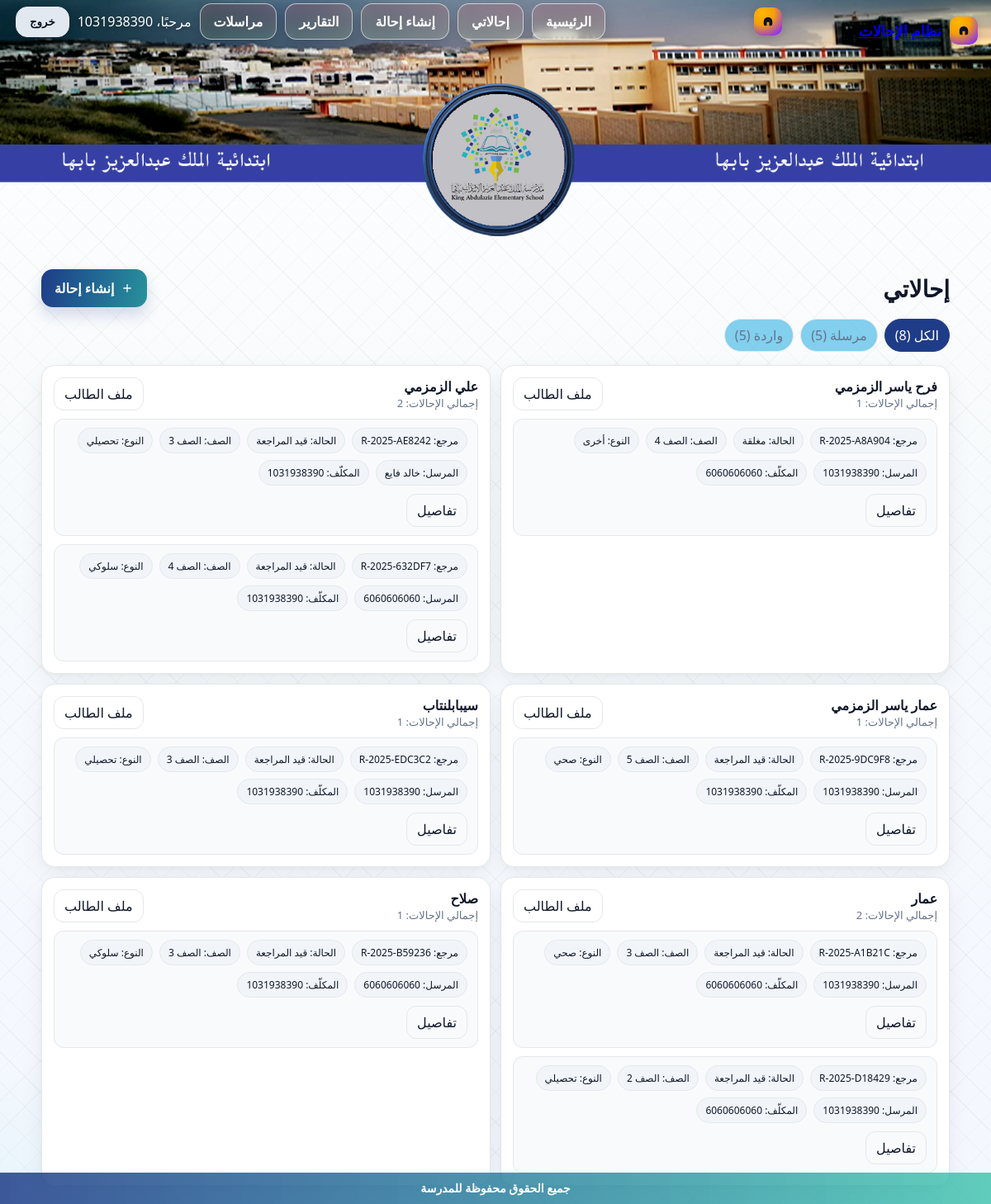
/referrals/ (signed in), run on the app's committed database.
### referrals/models.py (models this page shows, shortened)
class Referral(models.Model):
    STATUS_CHOICES = [
        ("NEW", "جديدة"),
        ("UNDER_REVIEW", "قيد المراجعة"),
        ("SENT_TO_DEPUTY", "محالة لوكيل"),
        ("CLOSED", "مغلقة"),
    ]
    TYPE_CHOICES = [
        ("behavior", "سلوكي"),
        ("academic", "تحصيلي"),
        ("health", "صحي"),
        ("other", "أخرى"),
    ]
    GRADE_CHOICES = [(str(i), f"الصف {i}") for i in range(1, 13)]
    reference = models.CharField(max_length=20, default=generate_reference, unique=True, editable=False)
    student_name = models.CharField(max_length=120)
    student_key = models.CharField("معرّف الطالب", max_length=180, blank=True, db_index=True)
    grade = models.CharField(max_length=2, choices=GRADE_CHOICES)
    referral_type = models.CharField(max_length=20, choices=TYPE_CHOICES)
    details = models.TextField()
    status = models.CharField(max_length=20, choices=STATUS_CHOICES, default="NEW")
    created_by = models.ForeignKey(User, on_delete=models.CASCADE, related_name="created_referrals")
    assignee = models.ForeignKey(User, on_delete=models.SET_NULL, null=True, blank=True, related_name="assigned_referrals")
    created_at = models.DateTimeField(auto_now_add=True)
    updated_at = models.DateTimeField(auto_now=True)

### referrals/views.py (the view)
# urls.py: path("", views.list_referrals, name="index"),
@login_required
def list_referrals(request: HttpRequest):
    scope = request.GET.get("scope", "all")
    sent_qs = Referral.objects.filter(created_by=request.user)
    inbox_qs = Referral.objects.filter(assignee=request.user)
    if scope == "sent":
        items_qs = sent_qs
    elif scope == "inbox":
        items_qs = inbox_qs
    else:
        items_qs = Referral.objects.filter(Q(created_by=request.user) | Q(assignee=request.user))
    items_qs = items_qs.select_related("created_by", "assignee").order_by("-created_at")
    items = list(items_qs)
    for r in items: _ensure_student_key(r)
    groups_map = {}
    for r in items:
        key = getattr(r, "student_key", "") or f"ref-{r.pk}"
        g = groups_map.get(key)
        if not g:
            g = {"key": getattr(r, "student_key", "") or "", "student_name": r.student_name, "latest": r.created_at, "referrals": []}
            groups_map[key] = g
        g["referrals"].append(r)
        if r.created_at > g["latest"]: g["latest"] = r.created_at
        if r.created_at >= g["latest"]: g["student_name"] = r.student_name
    groups = sorted(groups_map.values(), key=lambda x: x["latest"], reverse=True)
    counts = {"all": Referral.objects.filter(Q(created_by=request.user) | Q(assignee=request.user)).count(),
              "sent": sent_qs.count(), "inbox": inbox_qs.count()}
    return render(request, "referrals/index.html", {"items": items, "groups": groups, "counts": counts, "scope": scope})

### referrals/views.py (called while the page is built)
def _ensure_student_key(ref: Referral):
    try:
        has_key_field = hasattr(ref, "student_key")
    except Exception:
        has_key_field = False
    if not has_key_field:
        return
    try:
        if getattr(ref, "student_key", ""):
            return
        civil = (getattr(ref, "student_civil_id", None) or "")[:64]
        new_key = make_student_key(getattr(ref, "student_name", ""), civil)
        if new_key:
            ref.student_key = new_key
            ref.save(update_fields=["student_key"])
    except Exception:
        pass

### templates/referrals/index.html (shortened to what this page needs)
{% load static %}
<!doctype html>
<html lang="ar" dir="rtl">
<head>
</head>
<body>
  {% include 'header.html' %}
  <div class="wrap">
    <div class="head">
      <h1>إحالاتي</h1>
      <a class="btn btn-primary" href="/referrals/new/">
        <svg width="16" height="16" viewBox="0 0 24 24" aria-hidden="true"><path fill="currentColor" d="M11 11V5h2v6h6v2h-6v6h-2v-6H5v-2z"/></svg>
        إنشاء إحالة
      </a>
    </div>
    <div class="tabs" role="tablist" aria-label="تصفية الإحالات">
      <a class="tab {% if scope == 'all' %}active{% endif %}" href="?scope=all">الكل ({{ counts.all }})</a>
      <a class="tab {% if scope == 'sent' %}active{% endif %}" href="?scope=sent">مرسلة ({{ counts.sent }})</a>
      <a class="tab {% if scope == 'inbox' %}active{% endif %}" href="?scope=inbox">واردة ({{ counts.inbox }})</a>
    </div>
    <div class="grid">
      {% for g in groups %}
        <div class="card">
          <div class="row">
            <div>
              <strong style="font-size:16px">{{ g.student_name }}</strong>
              <div class="muted">إجمالي الإحالات: {{ g.referrals|length }}</div>
            </div>
            <div class="row" style="gap:8px">
              {% if g.key %}
                <a class="btn-ghost" href="{% url 'referrals:student_file' g.key %}">ملف الطالب</a>
              {% endif %}
            </div>
          </div>
          <div class="refs">
            {% for r in g.referrals %}
              <div class="ref-row">
                <div class="ref-meta">
                  <span class="pill">مرجع: {{ r.reference }}</span>
                  <span class="pill">الحالة: {{ r.get_status_display }}</span>
                  <span class="pill">الصف: {{ r.get_grade_display }}</span>
                  <span class="pill">النوع: {{ r.get_referral_type_display }}</span>
                  <span class="pill">المرسل: {{ r.created_by.username }}</span>
                  {% if r.assignee %}<span class="pill">المكلّف: {{ r.assignee.username }}</span>{% endif %}
                </div>
                <a class="btn-ghost" href="{% url 'referrals:detail' r.pk %}">تفاصيل</a>
              </div>
            {% endfor %}
          </div>
        </div>
      {% empty %}
        <div class="empty">لا توجد إحالات لعرضها حالياً.</div>
      {% endfor %}
    </div>
  </div>
  {% include 'footer.html' %}
</body>
</html>

### templates/header.html (shortened to what this page needs)
<nav class="hdr-nav" role="navigation" aria-label="الشريط العلوي">
  <div class="hdr-banner">
    <div class="hdr-top">
      <a class="hdr-brand" href="/" aria-label="الرئيسية">
        <span class="hdr-logo" aria-hidden="true">
          <svg viewBox="0 0 24 24"><path d="M5 12a7 7 0 1 1 14 0v4a3 3 0 0 1-3 3h-1a1 1 0 0 1-1-1v-5h-4v5a1 1 0 0 1-1 1H8a3 3 0 0 1-3-3v-4z"/></svg>
        </span>
        <span class="hdr-title">نظام الإحالات</span>
      </a>
    </div>
    <div class="hdr-actions">
      <div class="hdr-actions-wrap">
        <a class="hdr-brand" href="/" aria-label="الرئيسية" style="text-decoration:none">
          <span class="hdr-logo" aria-hidden="true">
            <svg viewBox="0 0 24 24"><path d="M5 12a7 7 0 1 1 14 0v4a3 3 0 0 1-3 3h-1a1 1 0 0 1-1-1v-5h-4v5a1 1 0 0 1-1 1H8a3 3 0 0 1-3-3v-4z"/></svg>
          </span>
        </a>
        <div class="hdr-links">
          <a class="hdr-link" href="/">الرئيسية</a>
          <a class="hdr-link" href="/referrals/">إحالاتي</a>
          <a class="hdr-link" href="/referrals/new/">إنشاء إحالة</a>
          <a class="hdr-link" href="/workflow/reports/">التقارير</a>
          <a class="hdr-link" href="/messages/">مراسلات</a>
          {% if request.user.is_authenticated %}
            <span class="hdr-user">مرحبًا، {{ request.user.username }}</span>
            <form action="{% url 'accounts:logout' %}" method="post" class="hdr-logout-form">
              <button type="submit" class="hdr-link hdr-logout" aria-label="تسجيل الخروج">خروج</button>
            </form>
          {% else %}
            <a class="hdr-link" href="{% url 'accounts:login' %}">تسجيل الدخول</a>
            <a class="hdr-link hdr-cta" href="{% url 'accounts:register' %}">إنشاء حساب</a>
          {% endif %}
        </div>
      </div>
    </div>
  </div>
</nav>

### templates/referrals/index.html (style rules this page uses)
:root { --brand:#1f3c88; --brand2:#2ebfa5; --accent:#ffb703; --text:#0f172a; --muted:#64748b; --line:#e5e7eb; --chip:#f1f5f9; --surface:#ffffff; --surface2:#f8fafc; }
body { margin:0; color:var(--text); font-family:system-ui,-apple-system,Segoe UI,Roboto,Tajawal,Arial; background: radial-gradient(1000px 520px at 85% -15%, rgba(59,130,246,.10), transparent 60%), radial-gradient(900px 560px at -10% 110%, rgba(45,212,191,.12), transparent 60%), repeating-linear-gradient(45deg, rgba(2,6,23,.035) 0 1px, transparent 1px 26px), repeating-linear-gradient(-45deg, rgba(2,6,23,.028) 0 1px, transparent 1px 26px), linear-gradient(180deg, #ffffff, #f7fafc 40%, #f4f7ff); background-attachment: fixed,fixed,fixed,fixed,fixed; }
.wrap { max-width:1100px;margin:auto;padding:22px 16px }
.head { display:flex;align-items:center;justify-content:space-between;gap:10px;margin:6px 0 14px }
.head h1 { margin:0;font-size:clamp(20px,3vw,28px);color:var(--text) }
.btn { appearance:none;border:none;border-radius:14px;padding:12px 16px;font-weight:800;cursor:pointer;text-decoration:none;display:inline-flex;align-items:center;gap:8px }
.btn-primary { color:#fff; background:linear-gradient(100deg,var(--brand) 0%, color-mix(in srgb,var(--brand2) 65%, var(--brand) 35%) 100%); box-shadow:0 10px 18px rgba(31,60,136,.18); }
.btn-ghost { background:transparent;color:var(--text);text-decoration:none; border-radius:12px;border:1px solid var(--line);padding:8px 12px }
.tabs { display:flex;gap:8px;margin:10px 0 16px;flex-wrap:wrap }
.tab { padding:8px 12px;border-radius:999px;text-decoration:none; color:var(--muted);border:1px solid var(--line);background:#47b9e7aa }
.tab.active { background:var(--brand);color:#fff;border-color:var(--brand) }
.grid { display:grid;gap:12px }
@media (min-width:700px) { .grid { grid-template-columns:1fr 1fr } }
.card { background:var(--surface); border:1px solid var(--line); border-radius:16px; padding:14px; box-shadow: 0 10px 30px rgba(2,6,23,.06), 0 2px 8px rgba(2,6,23,.04); }
.row { display:flex;align-items:center;justify-content:space-between;gap:12px;flex-wrap:wrap }
.muted { color:var(--muted);font-size:13px }
.pill { display:inline-flex;align-items:center;gap:6px;padding:6px 10px;border-radius:999px; border:1px solid var(--line);font-size:12px;color:var(--text);background:var(--chip) }
.refs { display:flex;flex-direction:column;gap:10px;margin-top:10px }
.ref-row { display:flex;align-items:center;justify-content:space-between;gap:10px;flex-wrap:wrap; background:var(--surface2); border:1px solid var(--line); border-radius:12px;padding:10px 12px; }
.ref-meta { display:flex;gap:8px;flex-wrap:wrap }

### templates/header.html (style rules this page uses)
.hdr-nav { position:relative;z-index:60;color:#fff;--accent:#ffb703 }
.hdr-banner { width:100%;height:220px; background:url('/static/king.png') center/cover no-repeat; position:relative;overflow:visible;z-index:1; padding-bottom:78px; }
.hdr-top { max-width:1200px;margin:auto; display:flex;align-items:center;justify-content:space-between;gap:16px; padding:12px 16px; position:absolute;top:8px;right:0;left:0;z-index:3; }
.hdr-brand { display:flex;align-items:center;gap:10px;font-weight:800 }
.hdr-logo { width:34px;height:34px;border-radius:10px;display:grid;place-items:center; background:radial-gradient(120% 120% at 30% 20%, var(--accent) 0%, #f59e0b 35%, #9333ea 75%); box-shadow:0 4px 14px rgba(0,0,0,.18) }
.hdr-logo svg { width:18px;height:18px;fill:#0b1020 }
.hdr-title { font-size:18px;text-shadow:0 2px 4px rgba(0,0,0,.35) }
.hdr-actions { position:absolute;right:30;left:0;bottom:250px; z-index:4; }
.hdr-actions-wrap { max-width:1200px;margin:auto; display:flex;align-items:center;justify-content:space-between;gap:180px; padding:0 19px; }
.hdr-links { display:flex;align-items:center;gap:10px;flex-wrap:wrap }
.hdr-link { --ring: rgba(255,255,255,.6); --bg1: rgba(237, 4, 4, 0.12); --bg2: rgba(182, 253, 4, 0.06); color:#ffffff;text-decoration:none;font-weight:700; padding:10px 16px;border-radius:14px; background:linear-gradient(180deg,var(--bg1),var(--bg2)); border:1.5px solid var(--ring); box-shadow: 0 6px 18px rgba(2,6,23,.22), inset 0 0 18px rgba(255,255,255,.08); backdrop-filter: blur(6px); -webkit-backdrop-filter: blur(6px); transition:.2s ease; cursor:pointer; }
.hdr-user { display:flex;align-items:center;gap:8px;text-shadow:0 2px 4px rgba(0,0,0,.35) }
.hdr-logout { background:#e2e8f0;color:#0b1020;border-color:#e2e8f0 }
.hdr-logout-form { display:inline;margin:0 }

### data on the page
Referral: student_name "فرح ياسر الزمزمي", reference "R-2025-A8A904", status "مغلقة", grade "الصف 4", referral_type "أخرى", created_by.username "1031938390", assignee.username "6060606060"
Referral: student_name "علي الزمزمي", reference "R-2025-AE8242", status "قيد المراجعة", grade "الصف 3", referral_type "تحصيلي", created_by.username "خالد فايع", assignee.username "1031938390"
Referral: reference "R-2025-632DF7", status "قيد المراجعة", grade "الصف 4", referral_type "سلوكي", created_by.username "6060606060", assignee.username "1031938390"
Referral: student_name "عمار ياسر الزمزمي", reference "R-2025-9DC9F8", status "قيد المراجعة", grade "الصف 5", referral_type "صحي", created_by.username "1031938390", assignee.username "1031938390"
Referral: student_name "سيبابلنتاب", reference "R-2025-EDC3C2", status "قيد المراجعة", grade "الصف 3", referral_type "تحصيلي", created_by.username "1031938390", assignee.username "1031938390"
Referral: student_name "عمار", reference "R-2025-A1B21C", status "قيد المراجعة", grade "الصف 3", referral_type "صحي", created_by.username "1031938390", assignee.username "6060606060"
Referral: reference "R-2025-D18429", status "قيد المراجعة", grade "الصف 2", referral_type "تحصيلي", created_by.username "1031938390", assignee.username "6060606060"
Referral: student_name "صلاح", reference "R-2025-B59236", status "قيد المراجعة", grade "الصف 3", referral_type "سلوكي", created_by.username "6060606060", assignee.username "1031938390"

### other printed values
{{ request.user.username }} "1031938390"
{{ counts.all }} "8"
{{ counts.sent }} "5"
{{ counts.inbox }} "5"
{{ g.referrals|length }} "1" "2" "1" "1" "2" "1"
